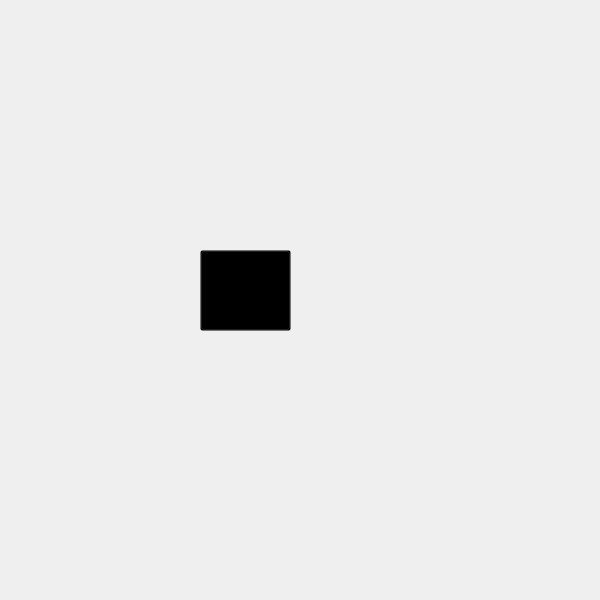
<?xml version="1.0" encoding="UTF-8"?>
<ui version="4.0">
 <class>MainWindow</class>
 <widget class="QMainWindow" name="MainWindow">
  <property name="geometry">
   <rect>
    <x>0</x>
    <y>0</y>
    <width>600</width>
    <height>600</height>
   </rect>
  </property>
  <property name="minimumSize">
   <size>
    <width>600</width>
    <height>600</height>
   </size>
  </property>
  <property name="windowTitle">
   <string>MainWindow</string>
  </property>
  <widget class="QWidget" name="centralwidget">
   <widget class="QLabel" name="label">
    <property name="geometry">
     <rect>
      <x>0</x>
      <y>0</y>
      <width>600</width>
      <height>600</height>
     </rect>
    </property>
    <property name="minimumSize">
     <size>
      <width>600</width>
      <height>600</height>
     </size>
    </property>
    <property name="maximumSize">
     <size>
      <width>600</width>
      <height>600</height>
     </size>
    </property>
    <property name="text">
     <string/>
    </property>
    <property name="pixmap">
     <pixmap>images/gamer_room_img.png</pixmap>
    </property>
    <property name="scaledContents">
     <bool>true</bool>
    </property>
   </widget>
   <widget class="QPushButton" name="open_pc_btn">
    <property name="geometry">
     <rect>
      <x>200</x>
      <y>250</y>
      <width>91</width>
      <height>81</height>
     </rect>
    </property>
    <property name="styleSheet">
     <string notr="true">background-color: rgba(0,0,0,0);</string>
    </property>
    <property name="text">
     <string/>
    </property>
   </widget>
  </widget>
 </widget>
 <resources/>
 <connections/>
</ui>
